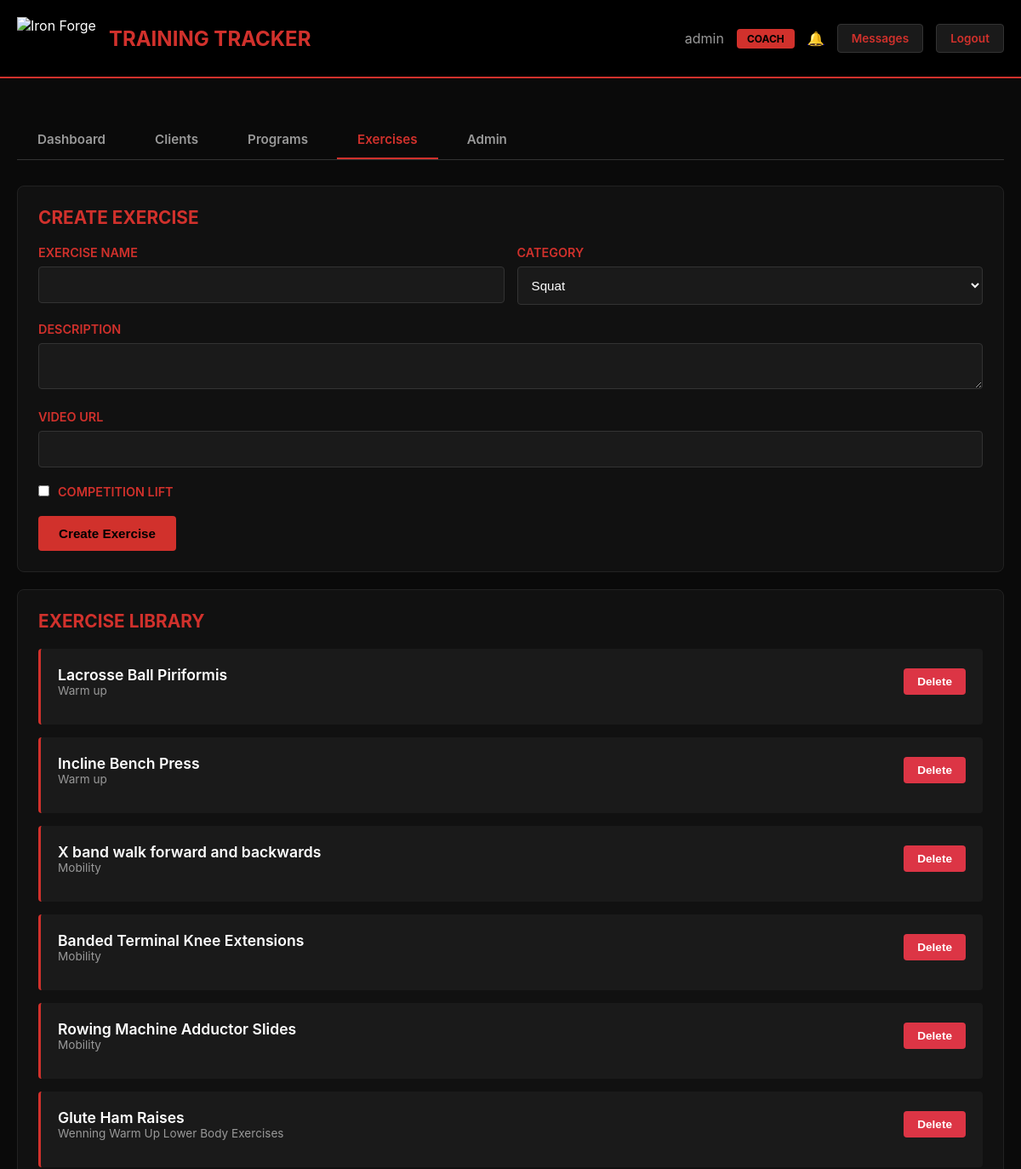
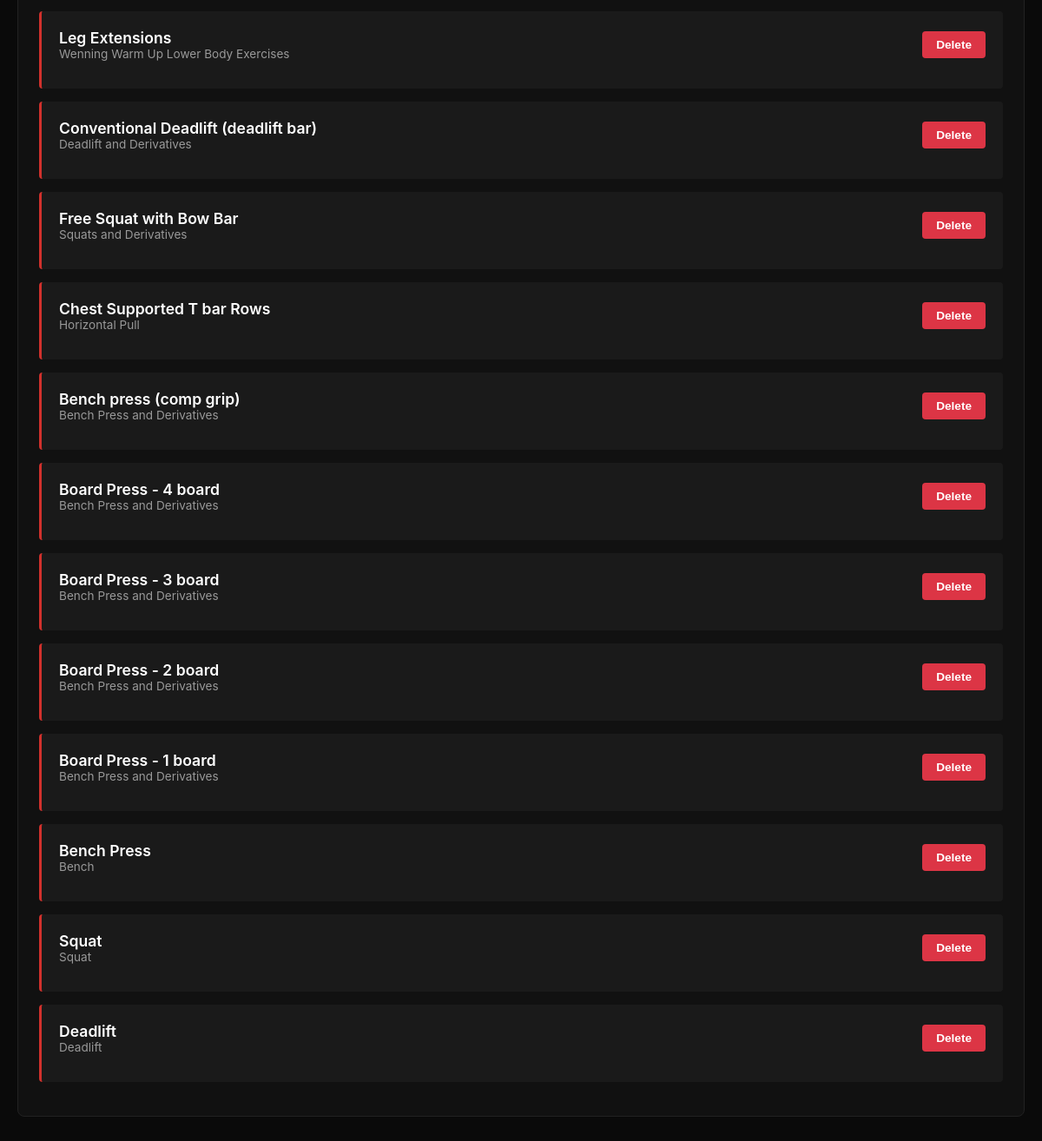
/coach/exercises (signed in), run on the app's committed database (2 pictures, top to bottom).
### models.py (models this page shows)
class User(db.Model):
    id = db.Column(db.Integer, primary_key=True)
    username = db.Column(db.String(80), unique=True, nullable=False)
    email = db.Column(db.String(120), unique=True, nullable=False)
    password = db.Column(db.String(200), nullable=False)
    is_admin = db.Column(db.Boolean, default=False)
    created_at = db.Column(db.DateTime, default=datetime.utcnow)
    coach_id = db.Column(db.Integer, db.ForeignKey('user.id'), nullable=True)
    workouts = db.relationship('Workout', backref='user', lazy='dynamic', foreign_keys='Workout.user_id')
    assigned_programs = db.relationship('ProgramAssignment', backref='user', lazy='dynamic', foreign_keys='ProgramAssignment.user_id')
    notifications = db.relationship('Notification', backref='user', lazy='dynamic', foreign_keys='Notification.user_id')
    messages_sent = db.relationship('Message', backref='sender', lazy='dynamic', foreign_keys='Message.sender_id')
    messages_received = db.relationship('Message', backref='recipient', lazy='dynamic', foreign_keys='Message.recipient_id')

class Exercise(db.Model):
    id = db.Column(db.Integer, primary_key=True)
    name = db.Column(db.String(100), unique=True, nullable=False)
    category = db.Column(db.String(50), nullable=False)
    description = db.Column(db.Text)
    video_url = db.Column(db.String(500))
    is_competition_lift = db.Column(db.Boolean, default=False)
    created_at = db.Column(db.DateTime, default=datetime.utcnow)

### routes.py (the view)
    @app.route('/coach/exercises')
    @admin_required
    def coach_exercises():
        try:
            exercises = Exercise.query.all()
            return render_template('coach_exercises.html', exercises=exercises)
        except Exception:
            flash('Error loading exercises', 'error')
            return redirect(url_for('dashboard'))

### token_auth.py (called while the page is built, shortened)
def admin_required(f):
    @wraps(f)
    def decorated_function(*args, **kwargs):
        user = token_auth.get_current_user()
        if not user:
            flash('Please log in to access this page', 'error')
            return redirect(url_for('login'))
        if not user.is_admin:
            flash('Admin access required', 'error')
            return redirect(url_for('dashboard'))
        return f(*args, **kwargs)
    return decorated_function

    def verify_token(self, token, token_type='access'):
        try:
            payload = jwt.decode(token, current_app.config['JWT_SECRET_KEY'], algorithms=['HS256'])
            if payload.get('type') != token_type:
                return None
            return payload
        except jwt.ExpiredSignatureError:
            return 'expired'
        except jwt.InvalidTokenError:
            return None

    def get_current_user(self):
        token = session.get('access_token')
        if not token:
            return None
        payload = self.verify_token(token)
        if not payload:
            return None
        try:
            user = User.query.get(payload['user_id'])
            return user
        except Exception:
            return None

### templates/coach_exercises.html (shortened to what this page needs)
{% extends "base.html" %}
{% block content %}
<div class="nav-tabs">
    <a href="{{ url_for('coach_dashboard') }}" class="nav-tab">Dashboard</a>
    <a href="{{ url_for('coach_clients') }}" class="nav-tab">Clients</a>
    <a href="{{ url_for('coach_programs') }}" class="nav-tab">Programs</a>
    <a href="{{ url_for('coach_exercises') }}" class="nav-tab active">Exercises</a>
    <a href="{{ url_for('admin_panel') }}" class="nav-tab">Admin</a>
</div>
<div class="card">
    <h3 class="card-header">Create Exercise</h3>
    <form method="POST" action="{{ url_for('create_exercise') }}">
        <div style="display:grid;grid-template-columns:1fr 1fr;gap:15px">
            <div class="form-group">
                <label>Exercise Name</label>
                <input type="text" name="name" required>
            </div>
            <div class="form-group">
                <label>Category</label>
                <select name="category" required>
                    <option value="Squat">Squat</option>
                </select>
            </div>
        </div>
        <div class="form-group">
            <label>Description</label>
            <textarea name="description" rows="2"></textarea>
        </div>
        <div class="form-group">
            <label>Video URL</label>
            <input type="url" name="video_url">
        </div>
        <div class="form-group">
            <label><input type="checkbox" name="is_competition_lift" style="width:auto;margin-right:10px">Competition Lift</label>
        </div>
        <button type="submit" class="btn">Create Exercise</button>
    </form>
</div>
<div class="card">
    <h3 class="card-header">Exercise Library</h3>
    {% if exercises %}
    {% for exercise in exercises %}
    <div class="workout-item">
        <div class="workout-header">
            <div>
                <div class="workout-name">{{ exercise.name }}</div>
                <div style="color:#999;font-size:.85em">{{ exercise.category }}</div>
            </div>
            <form method="POST" action="{{ url_for('delete_exercise', exercise_id=exercise.id) }}" style="display:inline">
                <button type="submit" class="btn btn-small btn-danger" onclick="return confirm('Delete this exercise?')">Delete</button>
            </form>
        </div>
    </div>
    {% endfor %}
    {% else %}
    <div class="empty-state">
        <p>No exercises created yet</p>
    </div>
    {% endif %}
</div>
{% endblock %}

### templates/base.html (shortened to what this page needs)
<!DOCTYPE html>
<html>
<head>
</head>
<body>
    <div class="header">
        <div class="header-content">
            <div class="logo-container">
                <img src="https://www.ironforgegym.co.uk/wp-content/uploads/2022/08/IRON-VECTOR_inver002-1.svg" alt="Iron Forge" class="logo">
                <span class="logo-text">Training Tracker</span>
            </div>
            {% if session.get('username') %}
            <div class="user-info">
                <span>{{ session.get('username') }}</span>
                {% if session.get('is_admin') %}
                <span class="admin-badge">Coach</span>
                {% endif %}
                <a href="{{ url_for('notifications') }}" class="notification-badge">🔔
                </a>
                <a href="{{ url_for('messages') }}" class="btn btn-small btn-secondary">Messages</a>
                <a href="{{ url_for('logout') }}" class="btn btn-small btn-secondary">Logout</a>
            </div>
            {% endif %}
        </div>
    </div>
    <div class="container">
        {% block content %}{% endblock %}
    </div>
</body>
</html>

### templates/base.html (style rules this page uses)
* { margin:0;padding:0;box-sizing:border-box }
body { font-family:-apple-system,BlinkMacSystemFont,'Segoe UI',Roboto,sans-serif;background:#0a0a0a;color:#fff;min-height:100vh }
.container { max-width:1200px;margin:0 auto;padding:20px }
.header { background:#000;border-bottom:2px solid #d1312c;padding:20px 0;margin-bottom:30px }
.header-content { max-width:1200px;margin:0 auto;padding:0 20px;display:flex;align-items:center;justify-content:space-between }
.logo-container { display:flex;align-items:center;gap:15px }
.logo { height:50px;width:auto }
.logo-text { font-size:1.5em;font-weight:700;color:#d1312c;text-transform:uppercase }
.user-info { display:flex;align-items:center;gap:15px;color:#999 }
.notification-badge { position:relative;cursor:pointer }
.admin-badge { background:#d1312c;color:#000;padding:4px 12px;border-radius:4px;font-size:.75em;font-weight:700;text-transform:uppercase }
.nav-tabs { display:flex;gap:10px;margin-bottom:30px;border-bottom:1px solid #333;overflow-x:auto }
.nav-tab { padding:12px 24px;background:none;border:none;color:#999;cursor:pointer;font-size:.95em;font-weight:600;text-decoration:none;white-space:nowrap;border-bottom:2px solid transparent;transition:all .3s }
.nav-tab.active { color:#d1312c;border-bottom-color:#d1312c }
.btn { background:#d1312c;color:#000;border:none;padding:12px 24px;border-radius:4px;cursor:pointer;font-size:.95em;font-weight:600;text-decoration:none;display:inline-block;transition:all .3s }
.btn-secondary { background:#1a1a1a;color:#d1312c;border:1px solid #333 }
.btn-danger { background:#dc3545;color:white }
.btn-small { padding:8px 16px;font-size:.85em }
.form-group { margin-bottom:20px }
label { display:block;margin-bottom:8px;color:#d1312c;font-weight:600;font-size:.9em;text-transform:uppercase }
input,textarea,select { width:100%;padding:12px;background:#1a1a1a;border:1px solid #333;border-radius:4px;color:#fff;font-size:.95em }
.card { background:#111;border:1px solid #222;border-radius:8px;padding:24px;margin-bottom:20px }
.card-header { font-size:1.3em;font-weight:700;color:#d1312c;margin-bottom:20px;text-transform:uppercase }
.workout-item,.program-item { background:#1a1a1a;border-left:3px solid #d1312c;padding:20px;margin-bottom:15px;border-radius:4px }
.workout-header { display:flex;justify-content:space-between;align-items:center;margin-bottom:12px;flex-wrap:wrap;gap:10px }
.workout-name { font-size:1.1em;font-weight:600;color:#fff }

### data on the page
User: get "admin"
Exercise: name "Lacrosse Ball Piriformis", category "Warm up"
Exercise: name "Incline Bench Press", category "Warm up"
Exercise: name "X band walk forward and backwards", category "Mobility"
Exercise: name "Banded Terminal Knee Extensions", category "Mobility"
Exercise: name "Rowing Machine Adductor Slides", category "Mobility"
Exercise: name "Glute Ham Raises", category "Wenning Warm Up Lower Body Exercises"
Exercise: name "Leg Extensions", category "Wenning Warm Up Lower Body Exercises"
Exercise: name "Conventional Deadlift (deadlift bar)", category "Deadlift and Derivatives"
Exercise: name "Free Squat with Bow Bar", category "Squats and Derivatives"
Exercise: name "Chest Supported T bar Rows", category "Horizontal Pull"
Exercise: name "Bench press (comp grip)", category "Bench Press and Derivatives"
Exercise: name "Board Press - 4 board", category "Bench Press and Derivatives"
Exercise: name "Board Press - 3 board", category "Bench Press and Derivatives"
Exercise: name "Board Press - 2 board", category "Bench Press and Derivatives"
Exercise: name "Board Press - 1 board", category "Bench Press and Derivatives"
Exercise: name "Bench Press", category "Bench"
Exercise: name "Squat", category "Squat"
Exercise: name "Deadlift", category "Deadlift"
